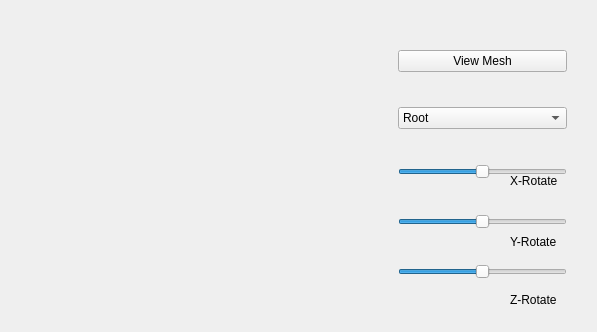
<?xml version="1.0" encoding="UTF-8"?>
<ui version="4.0">
 <class>MainWindow</class>
 <widget class="QMainWindow" name="MainWindow">
  <property name="windowModality">
   <enum>Qt::ApplicationModal</enum>
  </property>
  <property name="geometry">
   <rect>
    <x>0</x>
    <y>0</y>
    <width>597</width>
    <height>332</height>
   </rect>
  </property>
  <property name="windowTitle">
   <string>Character Animation</string>
  </property>
  <widget class="QWidget" name="centralWidget">
   <widget class="GLWidget" name="widget" native="true">
    <property name="geometry">
     <rect>
      <x>20</x>
      <y>10</y>
      <width>351</width>
      <height>311</height>
     </rect>
    </property>
   </widget>
   <widget class="QLabel" name="label">
    <property name="geometry">
     <rect>
      <x>510</x>
      <y>170</y>
      <width>171</width>
      <height>21</height>
     </rect>
    </property>
    <property name="text">
     <string>X-Rotate</string>
    </property>
   </widget>
   <widget class="QLabel" name="label_2">
    <property name="geometry">
     <rect>
      <x>510</x>
      <y>230</y>
      <width>101</width>
      <height>24</height>
     </rect>
    </property>
    <property name="text">
     <string>Y-Rotate</string>
    </property>
   </widget>
   <widget class="QLabel" name="label_3">
    <property name="geometry">
     <rect>
      <x>510</x>
      <y>290</y>
      <width>181</width>
      <height>20</height>
     </rect>
    </property>
    <property name="text">
     <string>Z-Rotate</string>
    </property>
   </widget>
   <widget class="QWidget" name="layoutWidget">
    <property name="geometry">
     <rect>
      <x>387</x>
      <y>10</y>
      <width>191</width>
      <height>311</height>
     </rect>
    </property>
    <layout class="QVBoxLayout" name="verticalLayout">
     <item>
      <widget class="QPushButton" name="pushButton">
       <property name="text">
        <string>View Mesh</string>
       </property>
      </widget>
     </item>
     <item>
      <widget class="QComboBox" name="comboBox">
       <item>
        <property name="text">
         <string>Root</string>
        </property>
       </item>
       <item>
        <property name="text">
         <string>Chest</string>
        </property>
       </item>
       <item>
        <property name="text">
         <string>Waist</string>
        </property>
       </item>
       <item>
        <property name="text">
         <string>Neck</string>
        </property>
       </item>
       <item>
        <property name="text">
         <string>Right Hip</string>
        </property>
       </item>
       <item>
        <property name="text">
         <string>Right Leg</string>
        </property>
       </item>
       <item>
        <property name="text">
         <string>Right Knee</string>
        </property>
       </item>
       <item>
        <property name="text">
         <string>Right Foot</string>
        </property>
       </item>
       <item>
        <property name="text">
         <string>Left Hip</string>
        </property>
       </item>
       <item>
        <property name="text">
         <string>Left Leg</string>
        </property>
       </item>
       <item>
        <property name="text">
         <string>Left Knee</string>
        </property>
       </item>
       <item>
        <property name="text">
         <string>Left Foot</string>
        </property>
       </item>
       <item>
        <property name="text">
         <string>Right CollarBone</string>
        </property>
       </item>
       <item>
        <property name="text">
         <string>Right Shoulder</string>
        </property>
       </item>
       <item>
        <property name="text">
         <string>Right Elbow</string>
        </property>
       </item>
       <item>
        <property name="text">
         <string>Left CollarBone</string>
        </property>
       </item>
       <item>
        <property name="text">
         <string>Left Shoulder</string>
        </property>
       </item>
       <item>
        <property name="text">
         <string>Left Elbow</string>
        </property>
       </item>
      </widget>
     </item>
     <item>
      <widget class="QSlider" name="X_slider">
       <property name="minimum">
        <number>-180</number>
       </property>
       <property name="maximum">
        <number>180</number>
       </property>
       <property name="orientation">
        <enum>Qt::Horizontal</enum>
       </property>
      </widget>
     </item>
     <item>
      <widget class="QSlider" name="Y_Slider">
       <property name="minimum">
        <number>-180</number>
       </property>
       <property name="maximum">
        <number>180</number>
       </property>
       <property name="orientation">
        <enum>Qt::Horizontal</enum>
       </property>
      </widget>
     </item>
     <item>
      <widget class="QSlider" name="Z_slider">
       <property name="minimum">
        <number>-180</number>
       </property>
       <property name="maximum">
        <number>180</number>
       </property>
       <property name="orientation">
        <enum>Qt::Horizontal</enum>
       </property>
      </widget>
     </item>
    </layout>
    <zorder>pushButton</zorder>
    <zorder>comboBox</zorder>
    <zorder>Z_slider</zorder>
    <zorder>X_slider</zorder>
    <zorder>Y_Slider</zorder>
   </widget>
   <zorder>layoutWidget</zorder>
   <zorder>widget</zorder>
   <zorder>label</zorder>
   <zorder>label_2</zorder>
   <zorder>label_3</zorder>
  </widget>
 </widget>
 <layoutdefault spacing="6" margin="11"/>
 <customwidgets>
  <customwidget>
   <class>GLWidget</class>
   <extends>QWidget</extends>
   <header>glwidget.h</header>
   <container>1</container>
  </customwidget>
 </customwidgets>
 <resources/>
 <connections/>
</ui>
